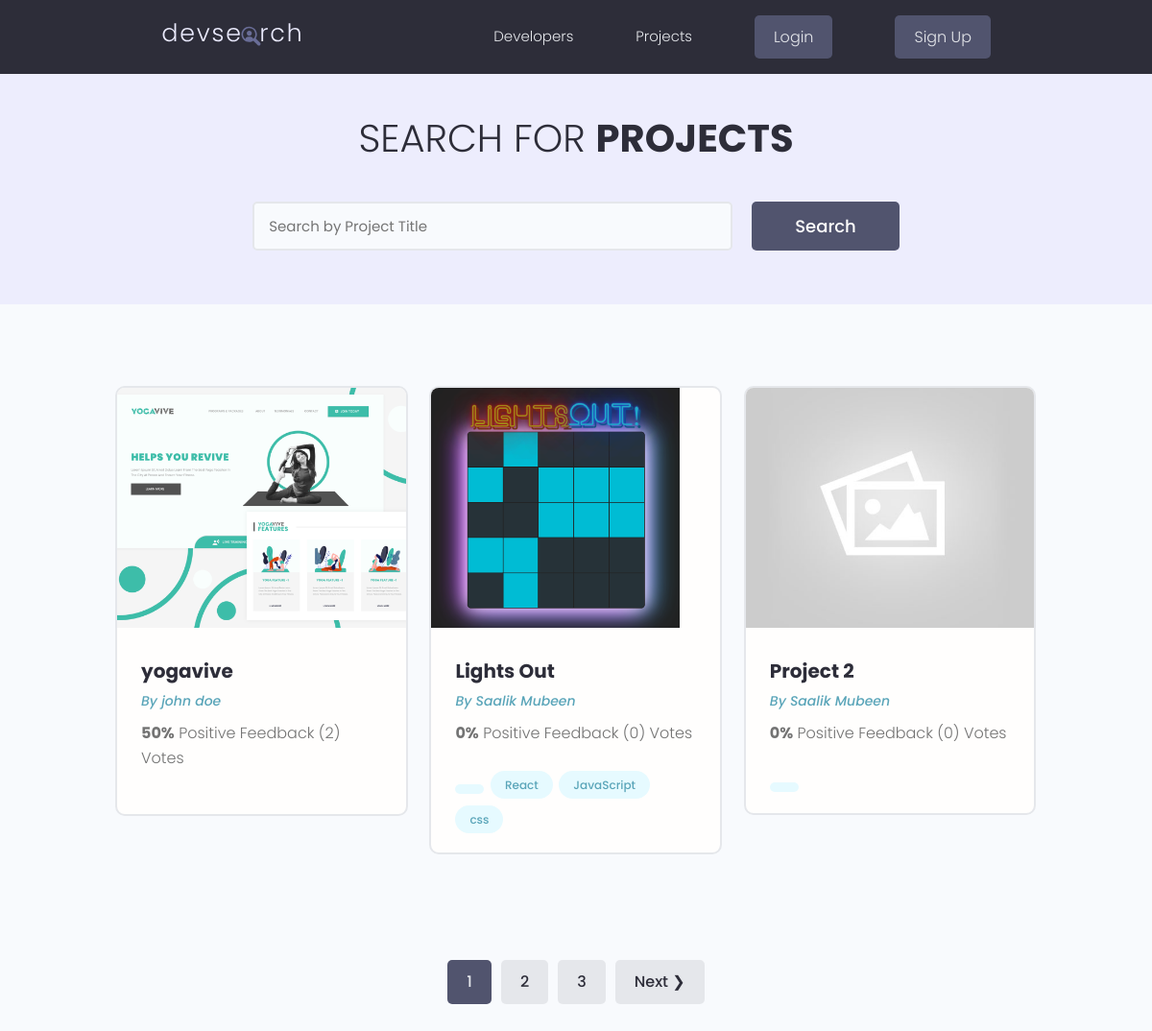
The page /projects/ on the database as committed earlier.
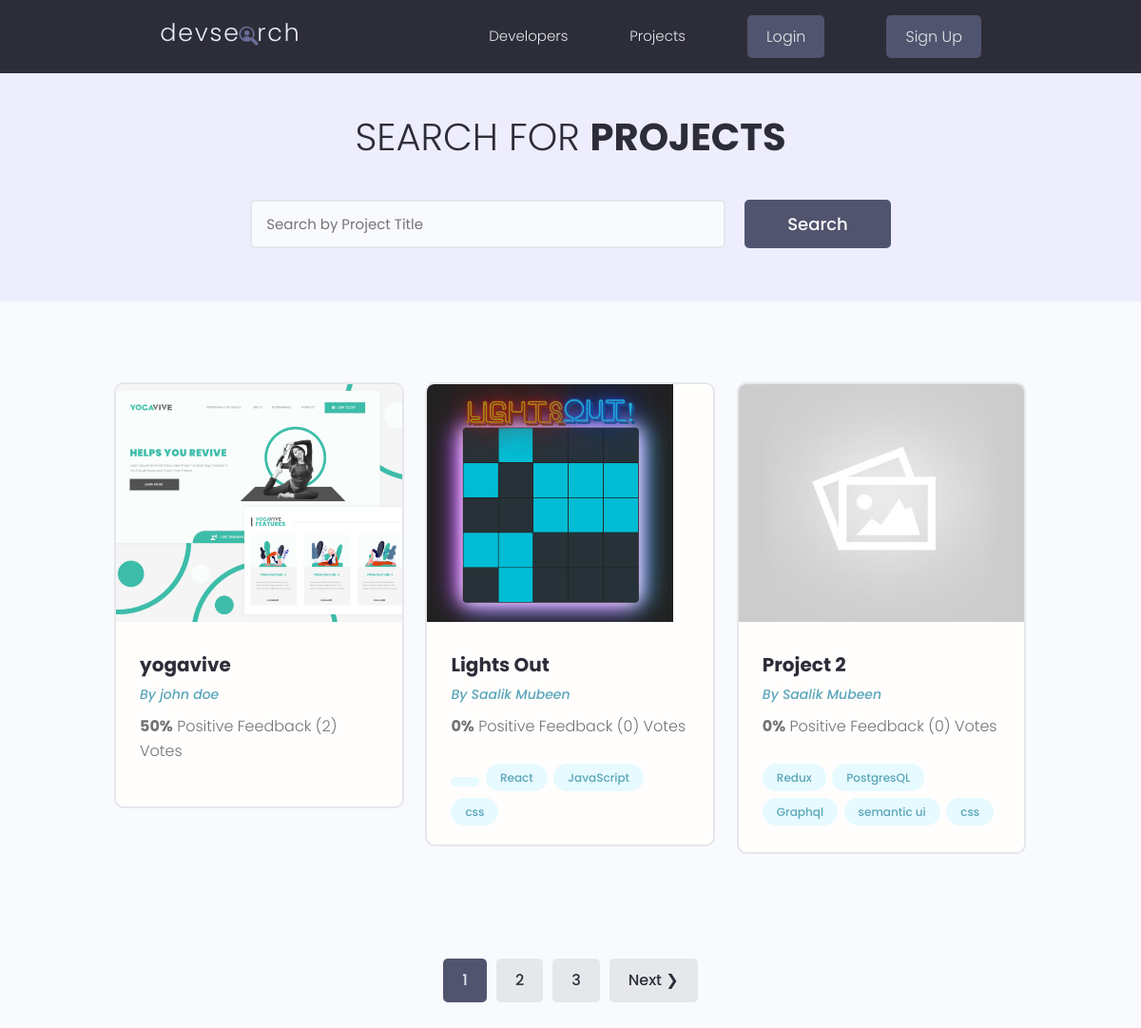
The same page on the database as committed later.
### projects/models.py (models this page shows, shortened)
class Project(models.Model):
    id = models.UUIDField(default=uuid.uuid4, unique=True, primary_key=True, editable=False)
    owner = models.ForeignKey(
        Profile, on_delete=models.CASCADE, related_name='projects')
    title = models.CharField(max_length=200)
    description = models.TextField(null=True, blank=True)
    featured_image = models.ImageField(
        null=True, blank=True, default="default.jpg")
    demo_link = models.CharField(max_length=2000, null=True, blank=True)
    source_link = models.CharField(max_length=2000, null=True, blank=True)
    tags = models.ManyToManyField('Tag', blank=True)
    vote_total = models.IntegerField(default=0, null=True, blank=True)
    vote_ratio = models.IntegerField(default=0, null=True, blank=True)
    created = models.DateTimeField(auto_now_add=True)
    class Meta:
        ordering = ['-vote_ratio', '-vote_total', 'title']

class Tag(models.Model):
    id = models.UUIDField(default=uuid.uuid4, unique=True, primary_key=True, editable=False)
    name = models.CharField(max_length=200)
    def __str__(self):
        return self.name

### users/models.py (models this page shows, shortened)
class Profile(models.Model):
    id = models.UUIDField(default=uuid.uuid4, unique=True, primary_key=True, editable=False)
    user = models.OneToOneField(User, on_delete=models.CASCADE)
    name = models.CharField(max_length=200)
    email = models.EmailField(max_length=500)
    username = models.CharField(max_length=200)
    location = models.CharField(max_length=200, blank=True, null=True)
    short_intro = models.CharField(max_length=200, blank=True, null=True)
    bio = models.TextField(blank=True, null=True)
    profile_image = models.ImageField(null=True, blank=True, upload_to='profiles/', default="profiles/user-default.png")
    social_github = models.CharField(max_length=200, blank=True, null=True)
    social_twitter = models.CharField(max_length=200, blank=True, null=True)
    social_linkedin = models.CharField(max_length=200, blank=True, null=True)
    social_youtube = models.CharField(max_length=200, blank=True, null=True)
    social_website = models.CharField(max_length=200, blank=True, null=True)
    created = models.DateTimeField(auto_now_add=True)
    class Meta:
        ordering = ["created"]

### projects/views.py (the view)
# urls.py: path("projects/", views.get_projects, name="get-projects"),
def projects(request):
    projects, search_query = search_projects(request)
    page_obj, custom_range, total_pages = paginate_projects(request, projects)
    return render(request, "projects/projects.html", {"projects": page_obj, "page_range": custom_range,
                                                "total_pages": total_pages, "search_query": search_query})

### projects/utils.py (called while the page is built)
def search_projects(request):
    search_query = ""
    if request.GET.get("search_query"):
        search_query = request.GET.get("search_query")
    tags = Tag.objects.filter(name__icontains=search_query)
    projects = Project.objects.distinct().filter(
        Q(title__icontains=search_query) |
        Q(description__icontains=search_query) |
        Q(owner__name__icontains=search_query) |
        Q(tags__in=tags)
    )
    return projects, search_query

def paginate_projects(request, projects):
    per_page = 3
    page_number = request.GET.get("page") or 1
    paginator = Paginator(projects, per_page)
    total_pages = paginator.num_pages
    try:
        page_obj = paginator.page(page_number)
    except EmptyPage:
        page_obj = paginator.page(total_pages)
    except PageNotAnInteger:
        page_obj = paginator.page(1)
    current_page = page_obj.number
    left_index = current_page - 2 if current_page > 2 else 1
    right_index = current_page + 2 if current_page < total_pages - 1 else total_pages
    custom_range = range(left_index, right_index + 1)
    return page_obj, custom_range, total_pages

### projects/templates/projects/projects.html (shortened to what this page needs)
{% extends 'base.html' %}
{% block content %}
<main class="projects">
    <section class="hero-section text-center">
        <div class="container container--narrow">
            <div class="hero-section__box">
                <h2>Search for <span>Projects</span></h2>
            </div>
            <div class="hero-section__search">
                <form id='searchForm' class="form" action="" method="get">
                    <div class="form__field">
                        <input class="input input--text" id="formInput#search" type="text" name="search_query"
                            placeholder="Search by Project Title" value="{{ search_query }}" />
                    </div>
                    <input class="btn btn--sub btn--lg" type="submit" value="Search" />
                </form>
            </div>
        </div>
    </section>
    <section class="projectsList">
        <div class="container">
            <div class="grid grid--three">
                {% for project in projects %}
                <div class="column">
                    <div class="card project">
                        <a href="{% url 'project' project.id %}" class="project">
                            <img class="project__thumbnail" src="{{project.featured_image.url}}" alt="project thumbnail" />
                            <div class="card__body">
                                <h3 class="project__title">{{project.title}}</h3>
                                <p><a class="project__author" href="">By
                                        {{project.owner.name}}</a>
                                </p>
                                <p class="project--rating">
                                    <span style="font-weight: bold;">{{project.vote_ratio}}%</span> Positive
                                    Feedback ({{project.vote_total}}) Vote{{project.vote_total|pluralize:"s"}}
                                </p>
                                <div class="project__tags">
                                    {% for tag in project.tags.all %}
                                    <span class="tag tag--pill tag--main">
                                        <small>{{tag}}</small>
                                    </span>
                                    {% endfor %}
                                </div>
                            </div>
                        </a>
                    </div>
                </div>
                {% endfor %}
            </div>
        </div>
    </section>
    {% include "pagination.html" with query_set=projects page_range=page_range %}
</main>
{% endblock %}

### templates/base.html (shortened to what this page needs)
<!DOCTYPE html>
{% load static %}
<html>
<head>
    <link rel="stylesheet" href="https://cdn.iconmonstr.com/1.3.0/css/iconmonstr-iconic-font.min.css" />
    <link rel="stylesheet" href="{% static 'uikit/styles/uikit.css' %}" />
    <link rel="stylesheet" href="{% static 'styles/app.css' %}" />
</head>
<body>
    {% include 'navbar.html' %}
    {% block content %}
    {% endblock content %}
</body>
</html>

### templates/navbar.html (shortened to what this page needs)
{% load static %}
<header class="header">
    <div class="container container--narrow">
        <a href="{% url 'home' %}" class="header__logo">
            <img src="{% static 'images/logo.svg' %} " alt="DevSearch Logo" />
        </a>
        <nav class="header__nav">
            <ul class="header__menu">
                <li class="header__menuItem"><a href="{% url 'home' %}">Developers</a></li>
                <li class="header__menuItem"><a href="{% url 'projects' %}">Projects</a></li>
                {% if request.user.is_authenticated %}
                    <li class="header__menuItem"><a href="{% url 'inbox' %}">Inbox</a></li>
                    <li class="header__menuItem"><a href="{% url 'account' %}">Account</a></li>
                    <li class="header__menuItem"><a href="{% url 'logout' %}" class="btn btn--sub">Logout</a></li>
                {% else %}
                    <li class="header__menuItem"><a href="{% url 'login' %}" class="btn btn--sub">Login</a></li>
                    <li class="header__menuItem"><a href="{% url 'register' %}" class="btn btn--sub">Sign Up</a></li>
                {% endif %}
            </ul>
        </nav>
    </div>
</header>

### templates/pagination.html (shortened to what this page needs)
{% if query_set.has_other_pages %}
<div class="pagination">
    <ul class="container">
        {% for page in page_range %}
        {% if page == query_set.number %}
        <li>
            <a
                href="?page={{page}}"
                class="btn page-link btn btn--sub"
                data-page="{{page}}"
                >{{page}}</a
            >
        </li>
        {%else%}
        <li>
            <a
                href="?page={{page}}"
                class="btn page-link btn"
                data-page="{{page}}"
                >{{page}}</a
            >
        </li>
        {% endif %}
        {% endfor %}
        {% if query_set.has_next %}
        <li>
            <a
                href="?page={{ query_set.next_page_number }}"
                class="btn page-link btn"
                data-page="{{page}}"
                >Next &#10095;</a
            >
        </li>
        {% endif %}
    </ul>
</div>
{% endif %}

### static/styles/app.css (style rules this page uses)
:root { --color-sub: #2d2d39; }
.btn--sub { background-color: var(--color-sub-light); }
.card { border: 2px solid var(--color-light); }
img { width: 100%; }
.header { position: sticky; z-index: 111; background-color: var(--color-sub); padding: 1.5rem 0; }
.header > .container { display: flex; justify-content: space-between; align-items: center; }
.header__logo > img { height: 3.8rem; }
.header__nav > ul { display: inline-flex; align-items: center; list-style: none; gap: 6.5rem; }
.header__menuItem > a { color: var(--color-light); font-weight: 300; }
.hero-section { height: 40vh; display: flex; align-items: center; background-color: var(--color-sub); }
.hero-section__box { margin-bottom: 4rem; }
.hero-section__box > h2, .hero-section__box > h2 > span { font-size: 4rem; color: var(--color-light); line-height: 1.3; text-transform: uppercase; }
.hero-section__box > h2 { font-weight: 300; }
.hero-section__box > h2 > span { font-weight: 700; }
.hero-section__search > .form { display: flex; align-items: center; justify-content: center; gap: 2rem; }
.hero-section__search > .form input.input--text { width: 50rem; }
.pagination { margin-top: 8rem; margin-bottom: 10rem; }
.pagination > ul { flex-wrap: wrap; list-style: none; display: flex; align-items: center; justify-content: center; gap: 1rem; }
.pagination .btn { color: var(--color-sub); }
.pagination .btn.btn--sub { color: var(--color-light); }
.project__author { font-size: 1.4rem; font-style: italic; }
.project--rating { margin-bottom: 1.6em; margin-top: .5em; }
.projects > .hero-section { background: var(--color-sub-lighter); height: 30vh; }
.projects .hero-section__box { margin-bottom: 2.5rem; }
.projects .hero-section__box > h2 { color: var(--color-sub); }
.projects .hero-section__box > h2 > span { font-weight: 700; color: var(--color-sub); }
.projectsList { margin-top: 8rem; }
.project__thumbnail { height: 25rem; object-fit: cover; object-position: top center; }
.project__title { font-size: 2rem; font-weight: 700; color: var(--color-sub); }

### static/uikit/styles/modules/_variables.css (style rules this page uses)
:root { --color-main: #5aa5b9; --color-main-light: #e6faff; --color-sub: #3f4156; --color-sub-light: #51546e; --color-sub-lighter: #ededfd; --color-text: #737373; --color-gray: #8b8b8b; --color-light: #e5e7eb; --color-light-gray: #767676; --color-bg: #f8fafd; --color-white: #fffefd; --color-white-light: #f3f3f3; --color-success: #359e64; --color-success-bg: #def8e8; --color-error: #fc4b0b; --color-error-bg: #fff2ee; --font-base: 'Poppins', arial, helvetica, 'Segoe UI', roboto, ubuntu, sans-serif; --font-monospace: 'Fira Code', 'Courier New', courier, monospace; --font-regular: 300; --font-medium: 500; --font-bold: 700; --generic-shadow: 1px 1px 5px #00000010; --generic-transition: all 0.3s ease-in-out; }

### static/uikit/styles/modules/_base.css (style rules this page uses)
* { margin: 0; padding: 0; box-sizing: border-box; text-rendering: optimizeLegibility; color: inherit; font-size: inherit; }
html { font-size: 50%; }
@media only screen and (min-width: 480px) { html { font-size: 56.25%; } }
@media only screen and (min-width: 1200px) { html { font-size: 62.5%; } }
body { line-height: 1.6; font-weight: 400; font-size: 1.5rem; color: var(--color-text); background-color: var(--color-bg); min-height: 100vh; }

### static/uikit/styles/modules/_typography.css (style rules this page uses)
* { font-family: var(--font-base); }
h2 { font-size: 3.6rem; font-weight: var(--font-bold); }
h3 { font-size: 3.2rem; font-weight: var(--font-medium); }
p, span, strong { font-size: 1.6rem; color: var(--color-text); font-weight: var(--font-regular); }
a { padding-bottom: 2px; text-decoration: none; display: inline-block; color: var(--color-main); font-weight: var(--font-medium); }

### static/uikit/styles/modules/_utilities.css (style rules this page uses)
.container { width: 92%; max-width: 165rem; margin: 0 auto; box-sizing: border-box; }
.container--narrow { width: 92%; max-width: 120rem; }
@media screen and (min-width: 1000px) { .container { width: 90%; } }
@media screen and (min-width: 1000px) { .container--narrow { width: 85%; } }
@media screen and (min-width: 1200px) { .container { width: 80%; } }
@media screen and (min-width: 1200px) { .container--narrow { width: 72%; } }
.text-center { text-align: center; }

### static/uikit/styles/modules/_card.css (style rules this page uses)
.card { border-radius: 1rem; background-color: var(--color-white); border: 1.5px solid var(--color-light); width: auto; height: auto; margin-top: 0.5rem; margin-bottom: 0.5rem; overflow: hidden; }
.card__body, .card__header { padding: 2rem 2.5rem; }

Rows that differ between the two databases and show on the page:
changed Project "Project 2": gains Tag (name "Redux"); gains Tag (name "PostgresQL"); gains Tag (name "Graphql"); gains Tag (name "semantic ui"); gains Tag (name "css")
